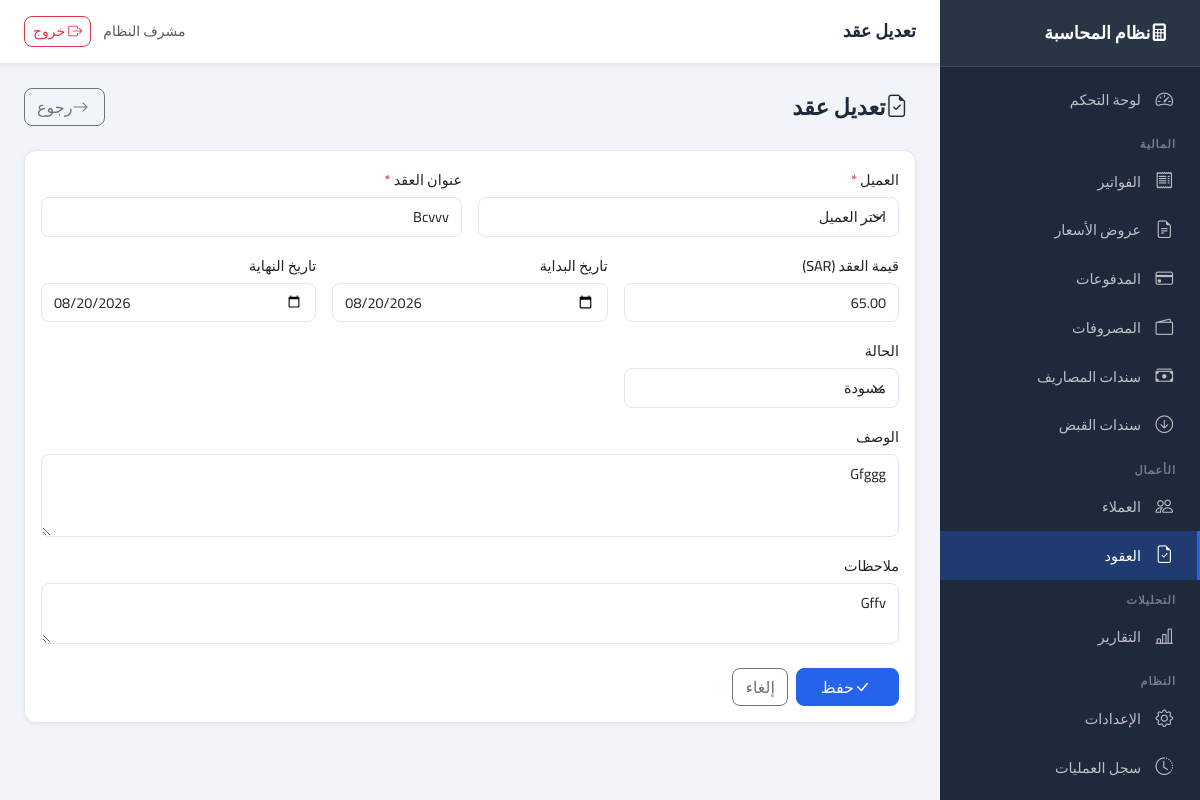
Screenshot of /contracts/2/edit (signed in) with the database file from the repository.
### app/models/contract.py (models this page shows, shortened)
class Contract(Base):
    __tablename__ = "contracts"
    id: Mapped[int] = mapped_column(primary_key=True, index=True)
    contract_number: Mapped[str] = mapped_column(String(50), unique=True, index=True, nullable=False)
    client_id: Mapped[int] = mapped_column(Integer, ForeignKey("clients.id"), nullable=False, index=True)
    title: Mapped[str] = mapped_column(String(200), nullable=False)
    description: Mapped[str | None] = mapped_column(Text, nullable=True)
    amount: Mapped[Decimal] = mapped_column(Numeric(15, 2), default=0, nullable=False)
    start_date: Mapped[date | None] = mapped_column(Date, nullable=True)
    end_date: Mapped[date | None] = mapped_column(Date, nullable=True)
    status: Mapped[ContractStatus] = mapped_column(SAEnum(ContractStatus), default=ContractStatus.DRAFT, nullable=False, index=True)
    notes: Mapped[str | None] = mapped_column(Text, nullable=True)
    created_at: Mapped[datetime] = mapped_column(DateTime, default=lambda: __import__("datetime").datetime.now(__import__("datetime").timezone.utc).replace(tzinfo=None), nullable=False)
    created_by: Mapped[int | None] = mapped_column(Integer, ForeignKey("users.id"), nullable=True)
    client = relationship("Client", back_populates="contracts")
    invoices = relationship("Invoice", back_populates="contract", lazy="dynamic")

### app/models/settings.py (models this page shows, shortened)
class AppSetting(Base):
    __tablename__ = "app_settings"
    id: Mapped[int] = mapped_column(primary_key=True, index=True)
    key: Mapped[str] = mapped_column(String(100), unique=True, index=True, nullable=False)
    value: Mapped[str | None] = mapped_column(Text, nullable=True)
    description: Mapped[str | None] = mapped_column(String(255), nullable=True)

### app/routers/contracts.py (the view)
@router.get("/{contract_id}/edit", response_class=HTMLResponse)
async def edit_contract(request: Request, contract_id: int, db: Session = Depends(get_db)):
    if not request.session.get("user_id"):
        return RedirectResponse(url="/auth/login", status_code=302)
    contract = db.query(Contract).filter(Contract.id == contract_id).first()
    if not contract:
        raise HTTPException(status_code=404)
    clients = db.query(Client).filter(Client.is_active == True).order_by(Client.name).all()
    return templates.TemplateResponse("contracts/form.html", {
        "request": request, "contract": contract, "clients": clients, "error": None
    })

### app/core/logging_config.py (called while the page is built)
    def filter(self, record: logging.LogRecord) -> bool:
        record.request_id = _request_id_var.get()
        return True

    def format(self, record: logging.LogRecord) -> str:
        if isinstance(record.args, dict):
            record.args = {
                k: ("***" if any(s in k.lower() for s in self.SENSITIVE) else v)
                for k, v in record.args.items()
            }
        return super().format(record)

### app/templates/contracts/form.html (shortened to what this page needs)
{% extends "base.html" %}
{% block page_title %}{{ 'تعديل عقد' if contract else 'عقد جديد' }}{% endblock %}
{% block content %}
<div class="page-header">
    <h1><i class="bi bi-file-earmark-check me-2"></i>{{ 'تعديل عقد' if contract else 'عقد جديد' }}</h1>
    <a href="/contracts" class="btn btn-outline-secondary"><i class="bi bi-arrow-right me-1"></i>رجوع</a>
</div>
<div class="card">
    <div class="card-body">
        <form method="post" action="{{ '/contracts/' + contract.id|string + '/edit' if contract else '/contracts/new' }}">
            <div class="row g-3">
                <div class="col-md-6">
                    <label class="form-label">العميل <span class="text-danger">*</span></label>
                    <select name="client_id" class="form-select" required>
                        <option value="">اختر العميل</option>
                    </select>
                </div>
                <div class="col-md-6">
                    <label class="form-label">عنوان العقد <span class="text-danger">*</span></label>
                    <input type="text" name="title" class="form-control" value="{{ contract.title if contract else '' }}" required>
                </div>
                <div class="col-md-4">
                    <label class="form-label">قيمة العقد ({{ settings.currency if settings else 'SAR' }})</label>
                    <input type="text" inputmode="decimal" name="amount" class="form-control" value="{{ contract.amount if contract else 0 }}" placeholder="0.00" autocomplete="off">
                </div>
                <div class="col-md-4">
                    <label class="form-label">تاريخ البداية</label>
                    <input type="date" name="start_date" class="form-control" value="{{ contract.start_date if contract else '' }}">
                </div>
                <div class="col-md-4">
                    <label class="form-label">تاريخ النهاية</label>
                    <input type="date" name="end_date" class="form-control" value="{{ contract.end_date if contract else '' }}">
                </div>
                {% if contract %}
                <div class="col-md-4">
                    <label class="form-label">الحالة</label>
                    <select name="status" class="form-select">
                        <option value="draft" {{ 'selected' if contract.status.value == 'draft' }}>مسودة</option>
                    </select>
                </div>
                {% endif %}
                <div class="col-12">
                    <label class="form-label">الوصف</label>
                    <textarea name="description" class="form-control" rows="3">{{ contract.description or '' if contract else '' }}</textarea>
                </div>
                <div class="col-12">
                    <label class="form-label">ملاحظات</label>
                    <textarea name="notes" class="form-control" rows="2">{{ contract.notes or '' if contract else '' }}</textarea>
                </div>
            </div>
            <div class="mt-4 d-flex gap-2">
                <button type="submit" class="btn btn-primary px-4"><i class="bi bi-check-lg me-1"></i>حفظ</button>
                <a href="/contracts" class="btn btn-outline-secondary">إلغاء</a>
            </div>
        </form>
    </div>
</div>
{% endblock %}

### app/static/css/main.css (style rules this page uses)
:root { --primary: #2563eb; --primary-dark: #1d4ed8; --secondary: #64748b; --success: #16a34a; --danger: #dc2626; --warning: #d97706; --sidebar-bg: #1e293b; --sidebar-width: 260px; --topbar-height: 64px; --bg: #f1f5f9; --card-bg: #ffffff; --border: #e2e8f0; --text: #1e293b; --text-muted: #64748b; }
* { box-sizing: border-box; }
body { font-family: 'Cairo', sans-serif; background: var(--bg); color: var(--text); margin: 0; direction: rtl; }
.card { background: var(--card-bg); border: 1px solid var(--border); border-radius: 12px; box-shadow: 0 1px 4px rgba(0,0,0,0.06); }
.form-label { font-weight: 500; font-size: 0.9rem; margin-bottom: 0.4rem; }
.form-control, .form-select { border-radius: 8px; border: 1.5px solid var(--border); font-family: 'Cairo', sans-serif; font-size: 0.9rem; padding: 0.5rem 0.75rem; }
.btn { font-family: 'Cairo', sans-serif; border-radius: 8px; font-weight: 500; }
.btn-primary { background: var(--primary); border-color: var(--primary); }
.page-header { display: flex; align-items: center; justify-content: space-between; margin-bottom: 1.5rem; gap: 0.75rem; flex-wrap: wrap; }
.page-header h1 { font-size: 1.4rem; font-weight: 700; margin: 0; }

### rows the page displays
Contract: title "Bcvvv", amount "65.00", start_date "08/20/2026", end_date "08/20/2026", description "Gfggg", notes "Gffv"
AppSetting: value "SAR"

### other values shown
{{ 'تعديل عقد' if contract else 'عقد جديد' }} "تعديل عقد"
{{ request.session.get('full_name', '') }} "مشرف النظام"
